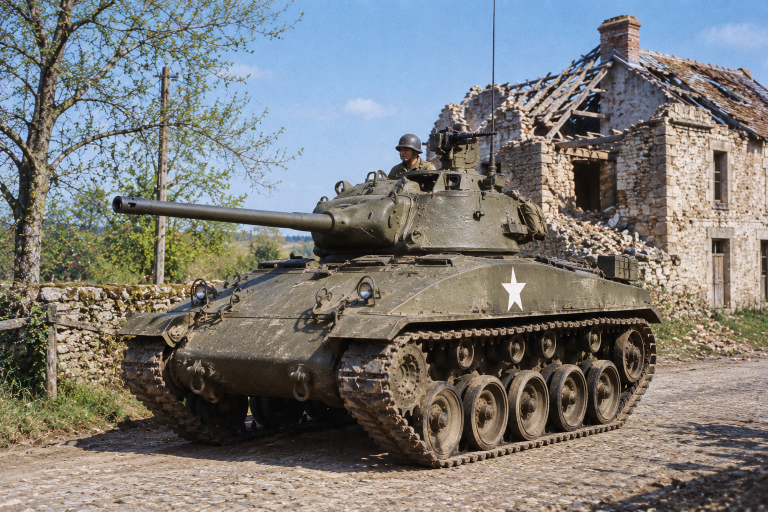
#> input picture art/refs/batch7/photo_chaffee.png, 1536 x 1024 px, given in place of photo_sherman.png, which was not available (shown at 1/2 size)
$ python batch7_import.py
#> lines starting #> are read from the running program, lines starting #| are printed output that depends on the picture
"""The seventh batch from ChatGPT (art/refs/batch7) into the game:
  photo_<tank>.png   -> Resources/UI/photo_<tank>.jpg, 720 x 480: the depot's tank photographs, now in colour
  smoke_puff_1..4    -> Resources/Fx/smoke_puff_<n>.png, 512: white smoke on black made into white smoke with soft alpha
                        (alpha from brightness, the colour unpremultiplied so the shading stays), cropped to the puff
  paint_ring         -> Resources/Fx/paint_ring.png, 512: the painted marker ring, keyed the same way and set so its
                        stroke runs at 0.4 of the picture from the centre, as the ring the code paints (Fx.PaintedRing)
New textures take the import settings of Fx/fx_smoke.png. Run with the pipeline's python: python batch7_import.py"""
import os, re, uuid
import numpy as np
from PIL import Image

HERE = os.path.dirname(os.path.abspath(__file__)); REFS = os.path.join(HERE, '..', 'refs', 'batch7')
RES = os.path.join(HERE, '..', '..', 'unity', 'Assets', '_Game', 'Resources')
TANKS = ['sherman', 'easy8', 'hellcat', 'chaffee', 'pershing', 'm10', 'firefly', 't34_85', 'kv1', 'su100', 'is2']


def keyed(path):
    """White on black as white with alpha: alpha from brightness, the colour divided back out of it."""
    a = np.asarray(Image.open(path).convert('RGB'), np.float32) / 255.0
    luma = a.max(axis=2); alpha = np.clip((luma - 0.02) / 0.75, 0, 1)
    rgb = np.clip(a / np.maximum(alpha[..., None], 1e-3), 0, 1); rgb[alpha < 0.01] = 1.0
    return rgb, alpha


def save_rgba(rgb, alpha, path):
    Image.fromarray((np.dstack([rgb, alpha]) * 255).astype(np.uint8), 'RGBA').save(path)


def meta_like(path, template):
    m = path + '.meta'
    if os.path.exists(m): return
    t = open(template + '.meta', encoding='utf-8', newline='').read()
    t = re.sub(r'guid: [0-9a-f]{32}', 'guid: ' + uuid.uuid4().hex, t, count=1).replace(os.path.splitext(os.path.basename(template))[0], os.path.splitext(os.path.basename(path))[0])
    open(m, 'w', encoding='utf-8', newline='').write(t)


for t in TANKS:
    im = Image.open(os.path.join(REFS, 'photo_%s.png' % t)).convert('RGB')
#> im is the input picture: PIL image 1536x1024 RGB; mean R, G, B 123.9, 123.7, 121.8
    w, h = im.size; want = w / h
#> after `w, h = im.size`: w = 1536; h = 1024
#> after `want = w / h`: want = 1.5
    if abs(want - 1.5) > 0.01:   # to 3:2, cut evenly
        if want > 1.5: nw = int(h * 1.5); im = im.crop(((w - nw) // 2, 0, (w - nw) // 2 + nw, h))
        else: nh = int(w / 1.5); im = im.crop((0, (h - nh) // 2, w, (h - nh) // 2 + nh))
    im.resize((720, 480), Image.LANCZOS).save(os.path.join(RES, 'UI', 'photo_%s.jpg' % t), quality=90)
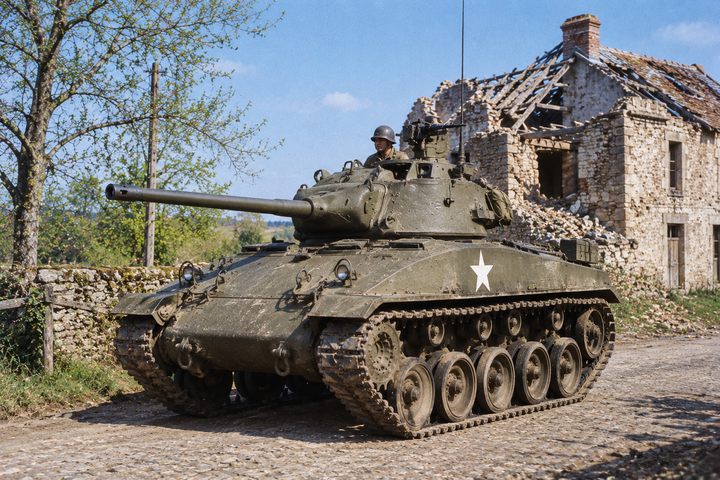
#> saved as photo_sherman.jpg: PIL image 720x480 RGB; mean R, G, B 123.9, 123.7, 121.8
    print('photo_%s.jpg' % t)
#> pass 2 of the loop `for t in TANKS:`:
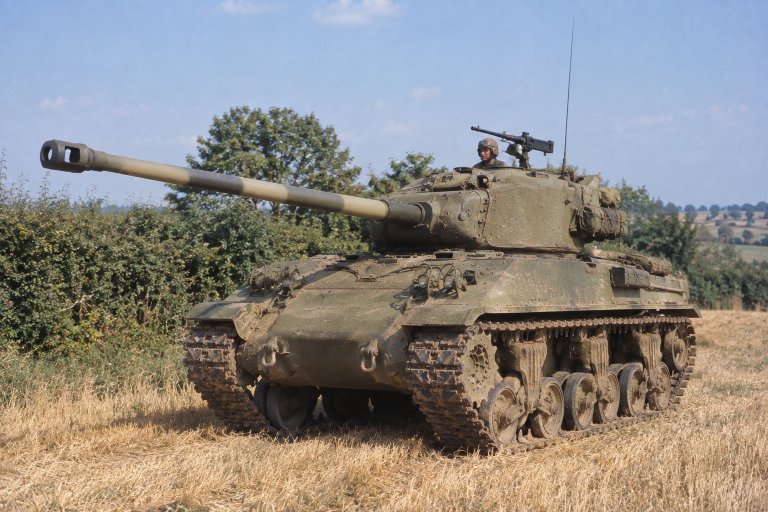
#> input picture art/refs/batch7/photo_firefly.png, 1536 x 1024 px, given in place of photo_easy8.png, which was not available (shown at 1/2 size)
#> im is the input picture: PIL image 1536x1024 RGB; mean R, G, B 141.8, 137.9, 133.8
#> `im.resize((720, 480), Image.LANCZOS).save(os.path.join(RES, 'UI', 'pho..`:
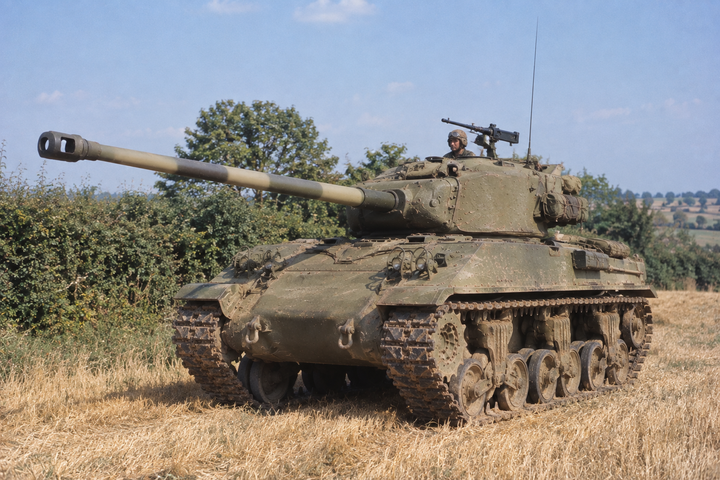
#> saved as photo_easy8.jpg: PIL image 720x480 RGB; mean R, G, B 141.8, 137.9, 133.8
#> pass 3 of the loop `for t in TANKS:`:
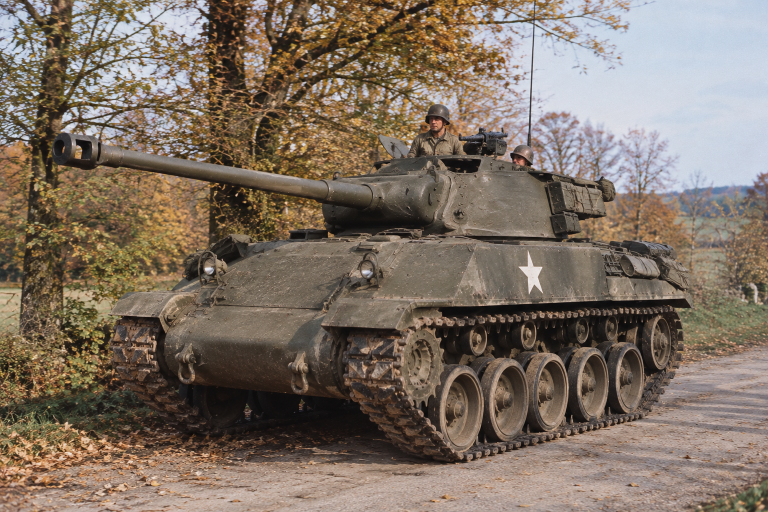
#> input picture art/refs/batch7/photo_hellcat.png, 1536 x 1024 px (shown at 1/2 size)
#> im is the input picture: PIL image 1536x1024 RGB; mean R, G, B 126.5, 112.6, 99.9
#> `im.resize((720, 480), Image.LANCZOS).save(os.path.join(RES, 'UI', 'pho..`:
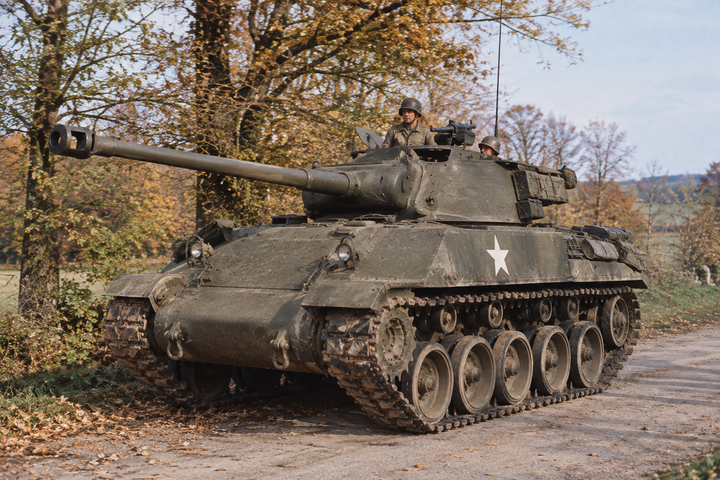
#> saved as photo_hellcat.jpg: PIL image 720x480 RGB; mean R, G, B 126.5, 112.6, 99.9
#> (the run stopped early here; a loop or call above may not have finished)
